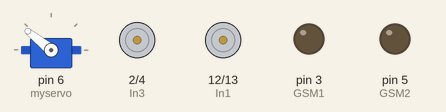
Recording of a sketch running on a simulated Arduino Uno, built with avr-gcc and run on an emulated ATmega328P. Shown: servo, motor-driver pin pairs drawn as motors (green arrow = first pin HIGH = forward, orange = second pin HIGH = backward, longer = more drive), output pins drawn as LEDs (lit = HIGH).

Above: at 0.15 s.
At 3.34 s:
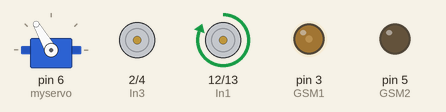
At 6.59 s:
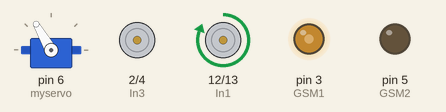
At 13.3 s:
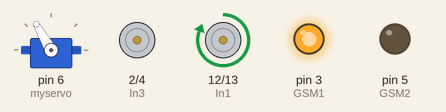
At 20.3 s:
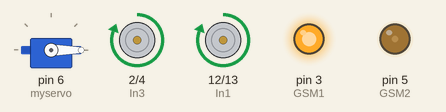
At 39.71 s:
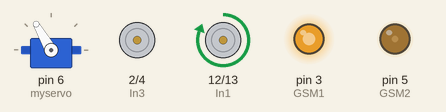
Timing chart, 0 to 40.0 s (numbered marks = the images above):
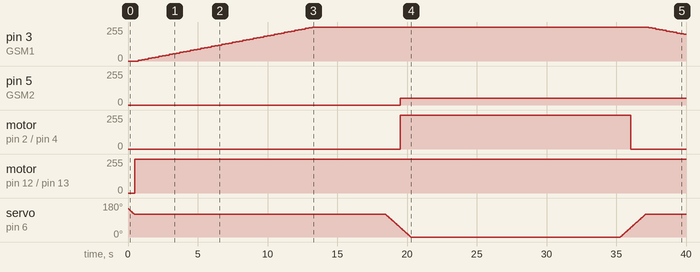

Measured:
- by itself, pin 3 (GSM1): rises from 0/255 to 255/255 in 12.5 s, then falls to 200/255 in 26.6 s
- by itself, pin 5 (GSM2): 0/255 → 50/255 at 19.5 s
- by itself, motor on pin 2 (In3) / pin 4 (In4): stopped → forward 255/255 at 19.5 s, → stopped 16.5 s later
- by itself, motor on pin 12 (In1) / pin 13 (In2): stopped → forward 255/255 at 0.47 s

The sketch:

wellenflug2.ino.ino
```cpp
#include <Servo.h>
int GSM1 = 3;
int GSM2 = 5;

#define In1 12
#define In2 13

#define In3 2
#define In4 4

Servo myservo;
int pos = 150;

void setup() {
  pinMode(In1, OUTPUT);
  pinMode(In2, OUTPUT);
  pinMode(In3, OUTPUT);
  pinMode(In4, OUTPUT);
  pinMode(GSM1, OUTPUT);
  pinMode(GSM2, OUTPUT);

  myservo.attach(6);
  myservo.write(pos);

  Serial.begin(9600);
}

void loop() {
  for (pos; pos >= 120; pos -= 1) {
    myservo.write(pos);
    delay(15);
  }
  startSpin();

  delay(5000);
  for (pos; pos >= 0; pos -= 1) {
    myservo.write(pos);
    if (pos == 50) {
      shake();
    }
    delay(15);
  }

  delay(15000);
  for (pos = 0; pos <= 150; pos += 1) {
    myservo.write(pos);
    if (pos == 50) {
      shakeOff();
    }else if(pos == 120){
      stopSpin();
    }
    delay(15);
  }


  delay(15000);
}

void startSpin() {
  digitalWrite(In1, HIGH);
  digitalWrite(In2, LOW);
  for (int i = 0; i <= 255; i += 5) {
    analogWrite(GSM1, i);
    delay(250);
  }
}

void stopSpin() {
  for (int i = 255; i >= 0; i -= 5) {
    analogWrite(GSM1, i);
    delay(250);
  }
  digitalWrite(In1, LOW);
  digitalWrite(In2, LOW);
}

void shake() {
  analogWrite(GSM2, 50);

  digitalWrite(In3, HIGH);
  digitalWrite(In4, LOW);
}

void shakeOff() {
  digitalWrite(In3, LOW);
  digitalWrite(In4, LOW);
}
```
